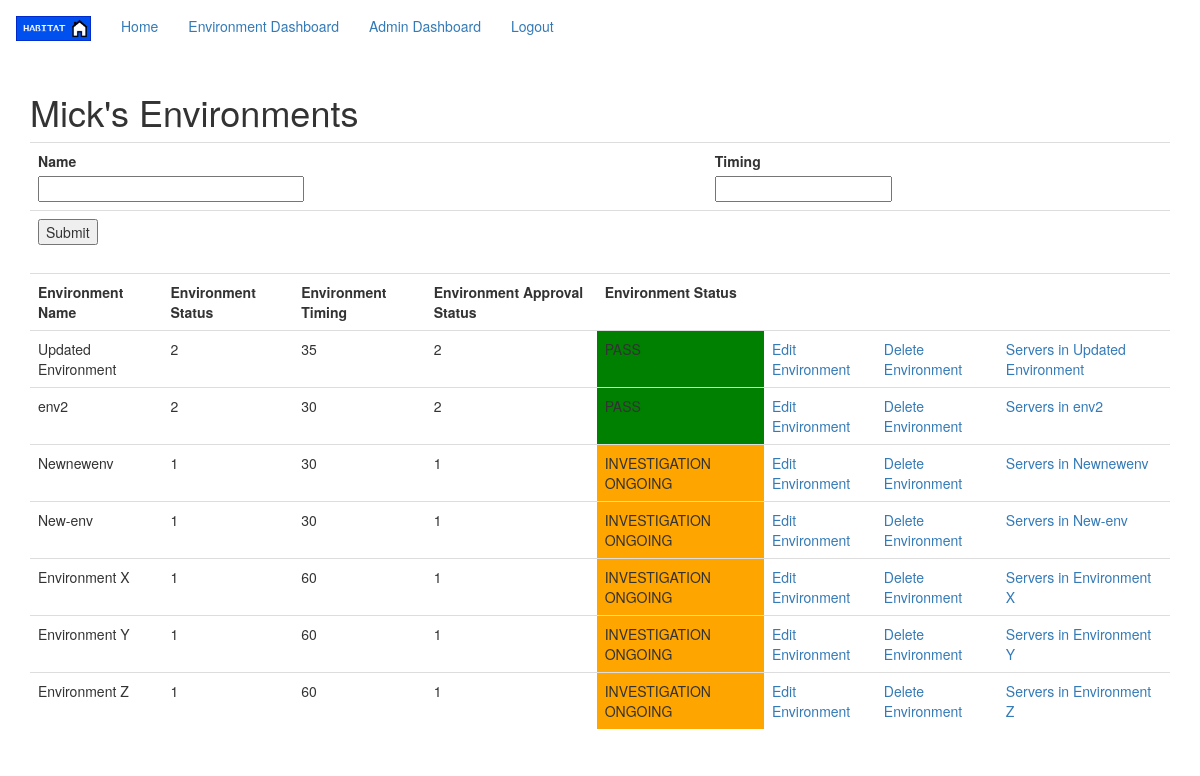
The app's page /environments/5 (signed in), older data.
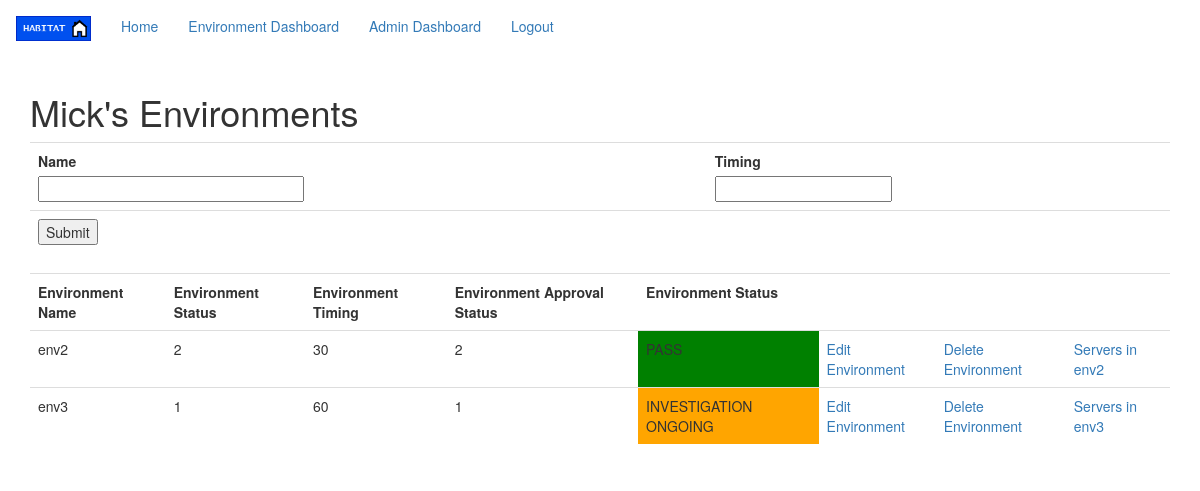
The same page, newer data.
### app/models/User.py (models this page shows, shortened)
class User(UserMixin, db.Model):
    id = db.Column(db.Integer, primary_key=True)
    username = db.Column(db.String(64), index=True, unique=True)
    email = db.Column(db.String(120), index=True, unique=True)
    password_hash = db.Column(db.String(128))
    environments = db.relationship('Environment', backref='env_user', lazy='dynamic')
    @login.user_loader
    def load_user(id):
        return User.query.get(int(id))

### app/models/Environment.py (models this page shows, shortened)
class Environment(db.Model):
    id = db.Column(db.Integer, primary_key=True)
    name = db.Column(db.String(120), index=True, unique=True)
    env_status = db.Column(db.Integer, index=True, default=1)
    status_timestamp = db.Column(db.DateTime, index=True, default=datetime.utcnow)
    approval_status = db.Column(db.Integer, index=True, default=1)
    approval_timestamp = (db.Column(db.DateTime, index=True, default=datetime.utcnow))
    timing = (db.Column(db.Integer, default=30))
    user_id_fk = db.Column(db.Integer, db.ForeignKey('user.id'))
    servers = db.relationship('Server', backref='server_in_env', lazy='dynamic')

### app/routes.py (the view)
@app.route('/environments/<id>', methods=["GET", "POST"])
@login_required
def environments(id):
    user = User.query.filter_by(id=id).first_or_404()
    environments = Environment.query.filter_by(user_id_fk=id).all()
    environment_id = environments[0].__dict__["id"]
    servers = Server.query.filter_by(env_id_fk=environment_id).all()
    form = EnvironmentForm()
    if form.validate_on_submit():
        environment = Environment(name=form.name.data, timing=form.timing.data, user_id_fk=id)
        db.session.add(environment)
        db.session.commit()
        flash('Congratulations, your environment has been added!')
        return redirect(url_for('environments', id=id))
    return render_template('environments.html', user=user, environments=environments, servers=servers, form=form)

### app/views/EnvironmentForm.py
class EnvironmentForm(FlaskForm):
    name = StringField('Name', validators=[DataRequired()])
    timing = IntegerField('Timing', validators=[DataRequired()])
    submit = SubmitField('Submit')

### app/templates/environments.html (shortened to what this page needs)
{% extends "navigation.html" %}
{% block app_content %}
<h1>{{ user.username }}'s Environments</h1>
<table class="table" style="width:100%">
<form action="" method="post">
    <tr>
    <td class="form-group">
        {{ form.name.label }}<br>
        {{ form.name(size=32) }}<br>
    </td>
    <td class="form-group">
        {{ form.timing.label }}<br>
        {{ form.timing(size=64) }}<br>
    </td>
    </tr>
    <tr><td class="form-group">{{ form.submit() }}</td><td></td></tr>
</form>
</table>
<table class="table" style="width:100%">
    <tr>
        <th>Environment Name</th>
        <th>Environment Status</th>
        <th>Environment Timing</th>
        <th>Environment Approval Status</th>
        <th>Environment Status</th>
        <th></th>
        <th></th>
        <th></th>
    </tr>
    {% for environment in environments %}
    <tr>
        <td>{{ environment.name }}</td>
        <td>{{ environment.env_status }}</td>
        <td>{{ environment.timing }}</td>
        <td>{{ environment.approval_status }}</td>
        {% if environment.env_status == 2 %}
        <td style="background-color:green">PASS</td>
        {% elif environment.env_status == 1 %}
        <td style="background-color:orange">INVESTIGATION ONGOING</td>
        {% else %}
        <td style="background-color:red">FAIL</td>
        {% endif %}
        <td><a href="{{ url_for('edit_environment', env_id= environment.id ) }}">Edit Environment</a></td>
        <td><a href="{{ url_for('delete_environment', env_id= environment.id ) }}">Delete Environment</a></td>
        <td><a href="{{ url_for('servers', env_id_fk= environment.id ) }}">Servers in {{ environment.name }}</a></td>
    </tr>
    {% endfor %}
</table>
{% endblock %}

### app/templates/navigation.html (shortened to what this page needs)
{% extends 'bootstrap/base.html' %}
{% block navbar %}
    <nav class="navbar navbar-dark">
         <a class="navbar-brand" href="{{ url_for('index') }}">
             <img src="{{url_for('static', filename='logo.png')}}" width="75" height="25" class="d-inline-block align-top" alt="">
         </a>
         <div class="container">
            <div class="collapse navbar-collapse">
                <ul class="nav navbar-nav">
                    <li class = "nav-item"><a class = "nav-link" href="{{ url_for('index') }}">Home</a></li>
                    <li class = "nav-item"><a class = "nav-link" href="{{ url_for('environments', id=current_user.id) }}">Environment Dashboard</a></li>
                    <li class = "nav-item"><a class = "nav-link" href="#">Admin Dashboard</a></li>
                    {% if current_user.is_anonymous %}
                        <li class = "nav-item"><a class = "nav-link" href="{{ url_for('login') }}">Login</a></li>
                    {% else %}
                        <li class = "nav-item"><a class = "nav-link" href="{{ url_for('logout') }}">Logout</a></li>
                    {% endif %}
                </ul>
            </div>
         </div>
    </nav>
{% endblock %}
    {% block content %}
    <div class="container">
        {% block app_content %}{% endblock %}
    </div>
{% endblock %}

Row changes from the older to the newer data that the page shows:
removed Environment: name "Updated Environment", env_status "2", timing "35", approval_status "2", shows "PASS"
removed Environment: name "Newnewenv", env_status "1", timing "30", approval_status "1", shows "INVESTIGATION ONGOING"
removed Environment: name "New-env", env_status "1", timing "30", approval_status "1", shows "INVESTIGATION ONGOING"
removed Environment: name "Environment X", env_status "1", timing "60", approval_status "1", shows "INVESTIGATION ONGOING"
removed Environment: name "Environment Y", env_status "1", timing "60", approval_status "1", shows "INVESTIGATION ONGOING"
removed Environment: name "Environment Z", env_status "1", timing "60", approval_status "1", shows "INVESTIGATION ONGOING"
added Environment: name "env3", env_status "1", timing "60", approval_status "1", shows "INVESTIGATION ONGOING"
